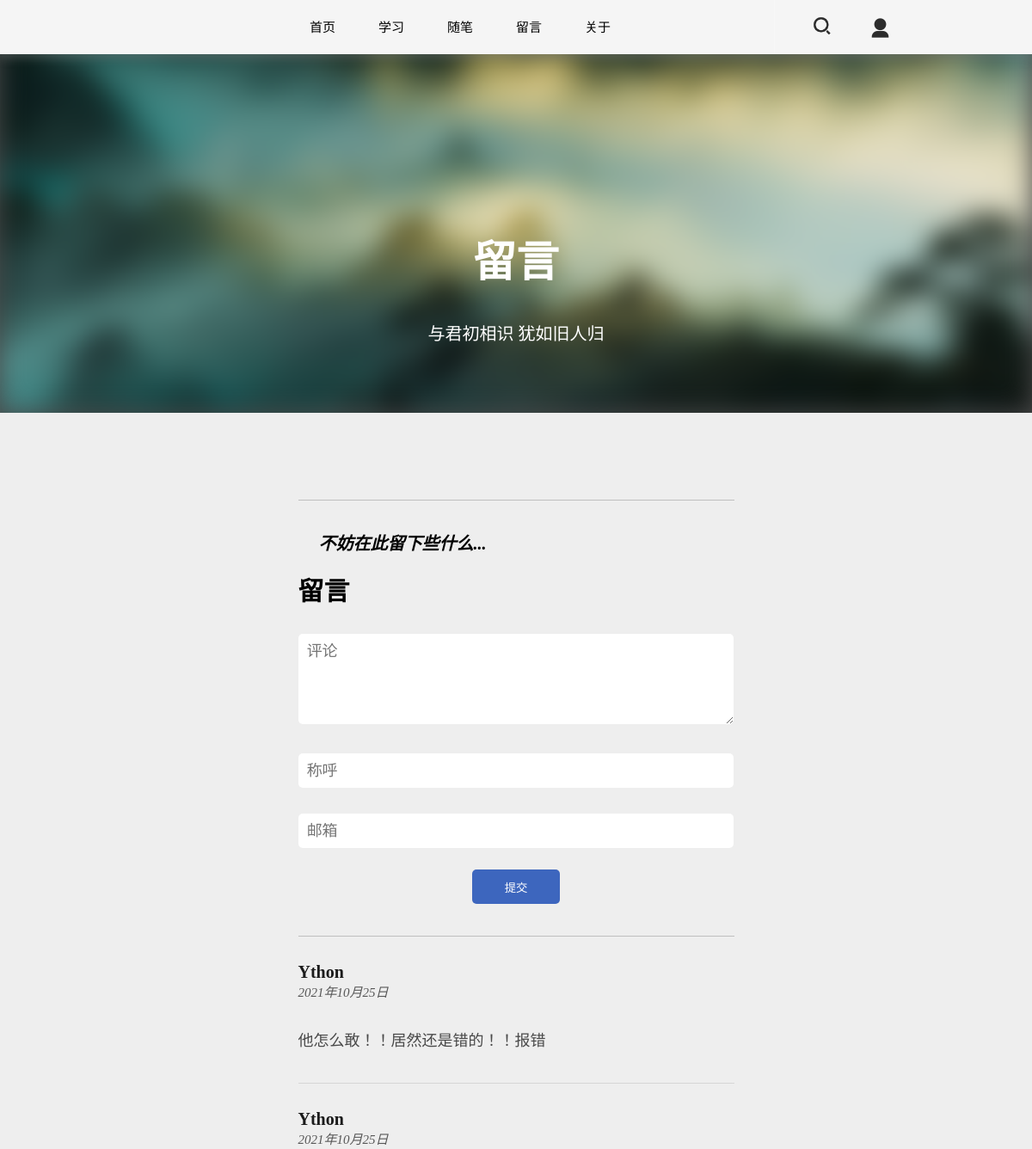
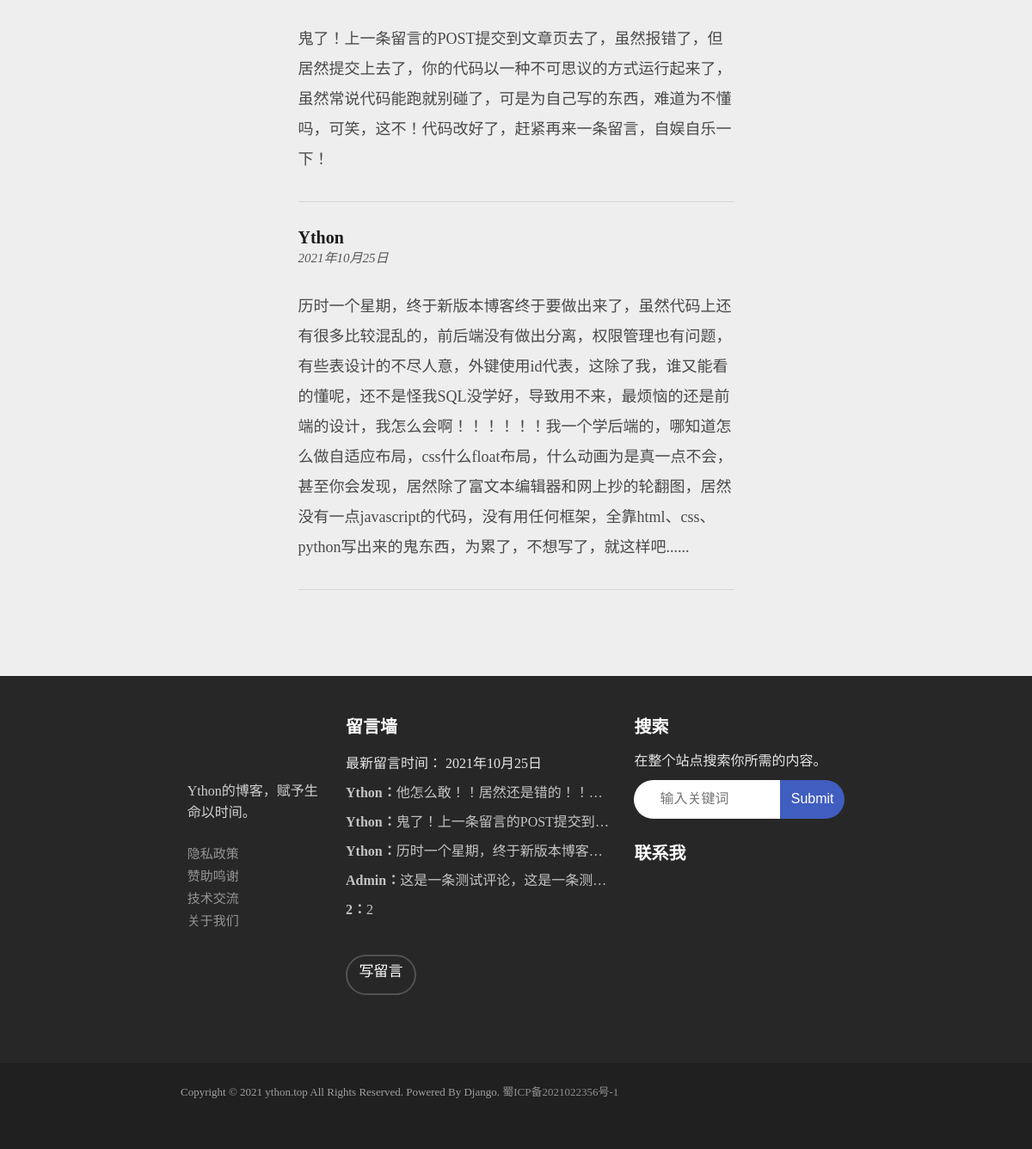
The page /mess/ on the database its author committed (2 pictures, top to bottom).
### blog/models.py (models this page shows)
class Section(models.Model):
    id = models.AutoField(primary_key=True)
    name = models.CharField(max_length=20, verbose_name='name', unique=True)
    TreeSum = models.IntegerField(max_length=200, verbose_name='TreeSum', default=0)
    describe = models.CharField(max_length=50, verbose_name='describe', null=True)
    image = models.ImageField('照片', upload_to='uploadimg/', blank=True, null=True)
    parent = models.IntegerField(max_length=200, verbose_name='parent', default=0)

class Remark(models.Model):
    id = models.AutoField(primary_key=True)
    email = models.CharField(max_length=255, verbose_name='email')
    writer = models.CharField(max_length=255, verbose_name='writer')
    time = models.DateField(verbose_name='time', auto_now=True)
    body = models.CharField(max_length=60000, verbose_name='body')
    parent = models.IntegerField(max_length=200, verbose_name='parent', default=0)

### blog/views.py (the view)
# urls.py: path('mess/', views.mess, name='mess'),
def mess(request):
    if request.method == 'POST':
        name = request.POST['name']
        email = request.POST['email']
        body = request.POST['body']
        id = request.POST['id']
        models.Remark.objects.create(email=email, writer=name, parent=id, body=body)
    dic = {'title2': '留言', 'page': 'navs', 'navs': models.Section.objects.all(),
           'remarks': models.Remark.objects.filter(parent=0), 'mess': models.Remark.objects.all().order_by('-id')[:5],
           'messlast': models.Remark.objects.last()}
    getsetting(dic)
    if request.user.is_authenticated:
        dic['login'] = True
    else:
        dic['login'] = False
    return render(request, 'blog/mess.html', dic)

### blog/views.py (called while the page is built)
def getsetting(dic):
    f = open('static/setting/setting.json', 'r')
    data = f.read()
    data = json.loads(data)
    dic.update(data)
    f.close()

### templates/blog/mess.html (shortened to what this page needs)
{% extends 'article/base.html' %}
{% block content %}
<div class="articlepage">
    <div class="navimage">
        <div style="width: 100%;height: 100%;">
        <img class="navbackimage" src="/static/image/messbackg.jpg" style="width: 100%;height: 100%;z-index: 10;object-fit: cover;"></div>
        <div class="navimages">
            <p class="navimagesfont"><b>留言</b></p>
            <p class="navimagesfont2">与君初相识 犹如旧人归</p>
        </div>
    </div>
    <div class="articlepagebody">
        <div class="articlepagebody2">
            <div class="artclebottom">
                <div class="remark" style="margin-top: 100px;">
                    <form action="/mess/" method="POST">
                    <div class="adminline"></div>
                    <embed src="/static/svg/remark.svg" width="20" height="20" type="image/svg+xml"  style="margin-top:7px;"/>
                    <h class="remarktitle"><i><b>不妨在此留下些什么...</b></i></h><br><br>
                    <h class="remarktitle2"><b>留言</b></h>
                    <textarea type="text" placeholder="评论" class="remarkbox" name="body" style="max-height: 100px;min-height: 100px;padding-top: 5px;" required/></textarea>
                    <input type="text" placeholder="称呼" class="remarkbox" name="name" required/>
                    <input type="email" placeholder="邮箱" class="remarkbox" name="email" required/>
                    <input type="submit" class="adminsubmit2" value="提交">
                    </form>
                    <div class="adminline"></div>
                    <div>
                        {% for remark in remarks reversed %}
                        <p style="font-size: 20px;color: rgb(27, 27, 27);margin-top: 30px;"><b>{{remark.writer}}</b></p>
                        <p style="font-size: 15px;color: rgb(87, 87, 87);"><i>{{remark.time}}</i></p>
                        <p style="font-size: 18px;color: rgb(73, 73, 73);margin-top: 30px;margin-bottom: 30px;line-height: 35px;">{{remark.body}}</p>
                        <div class="adminline2" style="margin: auto;"></div>
                        {% endfor %}
                    </div>
                </div>
            </div>
        </div>
        {% include 'blog/bottom2.html' %}
    </div>
</div>
{% endblock %}

### templates/blog/navheader.html (shortened to what this page needs)
<header>
    <div class="headertwo">
        <div class="logo">
            <embed src="/static/svg/logo.svg" width="50" height="50" type="image/svg+xml"  style="margin-top:7px;"/>
        </div>
        <div class="navs">
                <div class="navbox"><a href="/" class="navfont2">首页</a></div>
                <ul class="nav1">
                    {% for nav in navs %}
                    {% if nav.TreeSum == 0 %}
                    {% if nav.parent == 0 %}
                    <div class="navbox"><a href="/navs/?name={{nav.id}}&page=1" class="navfont2">{{nav.name}}</a></div>
                    {% endif %}
                    {% elif nav.TreeSum > 0 %}
                    <li>
                    <div class="navbox"><a href="#" class="navfont2">{{nav.name}}</a></div>
                    </li>
                    {% endif %}
                    {% endfor %}
                </ul>
                <div class="navbox"><a href="/mess/" class="navfont2">留言</a></div>
                <div class="navbox"><a href="/about/" class="navfont2">关于</a></div>
        </div>
        <div class="search">
            <a href="/search/?name="><img src="/static/image/search1.png" alt="" width="30" height="30" style="margin-top:15px;margin-left: 40px;" ></a>
            {% if login == False %}
            <a href="/accounts/login/"><img src="/static/image/loginico1.png" alt="" width="25" height="25" style="margin-top:20px;margin-left: 40px;"></a>
            {% endif %}
        </div>
    </div>
</header>

### templates/blog/bottom2.html
<div class="bottomNavs2">
    <div class="navsBox">
        <div class="navAbout">
            <embed src="/static/svg/logo.svg" width="50" height="50" type="image/svg+xml"  style="margin-top:7px;" class="logobig"/>
            <p class="navAboutStr">{{SITE_DESC}}</p>
            <a href=""><p class="navAboutButton">隐私政策</p></a>
            <a href=""><p class="navAboutButton">赞助鸣谢</p></a>
            <a href="/mess/"><p class="navAboutButton">技术交流</p></a>
            <a href="/about"><p class="navAboutButton">关于我们</p></a>
        </div>
        <div class="navMess">
            <p style="font-size: 20px;color: rgb(255, 255, 255);"><b>留言墙</b></p>
            <p style="color: #e6e6e6;margin-top: 5%;margin-bottom: 3%;">最新留言时间： {{messlast.time}}</p>
            <div class="mess">
                {% for mes in mess %}
                <p class="messtext"><b>{{mes.writer}}：</b>{{mes.body}}</p>
                {% endfor %}
            </div>
            <a href="/mess/"><div class="wirteMess">写留言</div></a>
        </div>
        <div class="navSearch">
            <p style="font-size: 20px;color: rgb(255, 255, 255);"><b>搜索</b></p>
            <p style="color: #e6e6e6;margin-top: 5%;margin-bottom: 3%;">在整个站点搜索你所需的内容。</p>
            <div class="navSearchBox">
                <input type="text" class="navSearchBoxText" placeholder="输入关键词">
                <input type="submit" class="navSearchBoxSub">
            </div>
            <p style="font-size: 20px;color: rgb(255, 255, 255);"><b>联系我</b></p>
        </div>
    </div>
</div>
<div class="bottomInformation2">
    <div class="bottomInformationbox">
        <p class="nformation">Copyright © 2021 ython.top All Rights Reserved. Powered By Django. <a href="https://beian.miit.gov.cn/" style="color: rgb(143, 143, 143);">{{CN_GOV_RECORD_DATA}}</a></p>
    </div>
</div>

### static/css/home.css (style rules this page uses)
* { margin:0; padding:0; }
html,body { width:100%; height:100%; font-family:"黑体"; }
header { font-family:"黑体"; }
.headertwo { height:63px; width: 100%; display: flex; background-color:rgb(245, 245, 245); box-shadow: 0px 5px 10px #88888859; z-index: 990; position: absolute; }
.logo { margin-left: 20%; width: 10%; height: 100%; }
.navs { width: 45%; height: 100%; display: flex; }
.search { width: 10%; height: 100%; border-left:1px solid rgba(255, 255, 255, 0.20); display: flex; }
.bottomNavs2 { width: 100%; height: 450px; background-color:rgb(39, 39, 39); }
.bottomInformation2 { width: 100%; height: 100px; background-color:rgb(32, 32, 32); }
.navbox { height: auto; font-size: 15px; margin-top: 20px; color: rgb(255, 255, 255); margin-right: 50px; }
li { list-style: none; }
a { text-decoration:none; }
.navsBox { margin-left: auto; margin-right: auto; width: 65%; height: 80%; padding-top: 3%; display: flex; }
.navAbout { width: 23%; height: 80%; padding: 1%; }
.navMess { padding: 1%; width: 40%; height: 80%; margin-left: 1%; }
.navSearch { padding: 1%; width: 35%; height: 80%; margin-left: 1%; }
.navAboutStr { color: rgb(209, 209, 209); line-height: 25px; margin-top: 10%; margin-bottom: 15%; }
.navAboutButton { color: rgb(151, 149, 149); font-size: 15px; margin-top: 5px; }
.mess { width: 100%; height: 70%; }
.wirteMess { width: 25%; height: 40px; font-size: 17px; color: rgb(255, 255, 255); border-radius: 25px; border:2px solid rgba(255, 255, 255, 0.2); text-align: center; padding-top: 1%; }
.navSearchBox { width: 100%; height: 45px; border-radius: 50px; margin-top: 5%; margin-bottom: 10%; display: flex; }
.navSearchBoxText { font-size: 16px; color: rgb(124, 124, 124); padding-left: 30px; width: 65%; height: 45px; background-color: white; border-top-left-radius: 50px; border-bottom-left-radius: 50px; outline-style: none ; border: 0px; }
.navSearchBoxSub { font-size: 16px; color: rgb(255, 255, 255); width: 35%; height: 45px; background-color: rgb(64, 94, 192); border-top-right-radius: 50px; border-bottom-right-radius: 50px; border: 0px; }
.bottomInformationbox { margin-left: auto; margin-right: auto; width: 65%; height: auto; display: flex; }
.nformation { color: rgb(160, 160, 160); font-size: 13px; text-align: center; margin-top: 3%; }
.navimage { width: 100%; height: 60%; box-shadow: 0px 0px 10px 100px rgba(0, 0, 0, 0.712) inset; z-index: 1; }
.navimages { width: 100%; position: absolute; }
.navimagesfont { font-size: 50px; color: rgb(255, 255, 255); text-align: center; margin-top: -18%; -webkit-animation-name: box; -webkit-animation-duration: 2s; -webkit-animation-iteration-count: 1; }
.navimagesfont2 { font-size: 20px; color: rgb(255, 255, 255); text-align: center; margin-top: 3%; -webkit-animation-name: box; -webkit-animation-duration: 2s; -webkit-animation-iteration-count: 1; }
.nav1 { display: flex; }
.navfont2 { color: #000000; }
.navbackimage { filter: blur(15px) }
.articlepage { width: 100%; height: 100%; }
.articlepagebody { position: absolute; width: 100%; background-color: rgb(238, 238, 238); z-index: 990; }
.articlepagebody2 { width: 100%; height: auto; }
.artclebottom { margin: auto; width: 65%; height: auto; margin-bottom: 100px; }
.remark { margin: auto; width: 65%; height: auto; }
.remarktitle { font-size: 20px; }
.remarktitle2 { font-size: 30px; }
.remarkbox { min-width: 98%; max-width: 98%; border: 0px; border:none; border-radius: 5px; margin-top: 30px; font-size: 18px; height: 40px; padding-left: 2%; }
.messtext { white-space:nowrap; text-overflow:ellipsis; overflow:hidden; color: rgb(196, 196, 196); margin-top: 10px; }

### static/css/admin.css (style rules this page uses)
* { margin:0;padding:0 }
.adminline { width: 100%; height: 1px; border-bottom:1px solid rgba(0, 0, 0, 0.2); margin-top: 10px; margin-bottom: 30px; }
.adminline2 { width: 100%; height: 1px; border-bottom:1px solid rgba(0, 0, 0, 0.103); margin-top: 10px; margin-bottom: 30px; }
.adminsubmit2 { width: 20%; height: 40px; margin-left: 40%; margin-top: 5%; background-color: rgb(61, 102, 190); border: 0px; border-radius: 5px; margin-bottom: 5%; color: #ffffff; }

### rows shown on the page
Section: name "学习"
Section: name "随笔"
Remark: writer "Ython", time "2021年10月25日", body "他怎么敢！！居然还是错的！！报错", body "他怎么敢！！居然还是错的！！…"
Remark: writer "Ython", time "2021年10月25日", body "鬼了！上一条留言的POST提交到文章页去了，虽然报错了，但居然提交上去了，你的代码以一种不可思议的方式运行起来了，虽然常说代码能跑就别碰了，可是为自己写的东西，难道为不懂吗，可笑，这不！代码改好了，赶紧再来一条留言，自娱自乐一下！", body "鬼了！上一条留言的POST提交到…"
Remark: writer "Ython", time "2021年10月25日", body "历时一个星期，终于新版本博客终于要做出来了，虽然代码上还有很多比较混乱的，前后端没有做出分离，权限管理也有问题，有些表设计的不尽人意，外键使用id代表，这除了我，谁又能看的懂呢，还不是怪我SQL没学好，导致用不来，最烦恼的还是前端的设计，我怎么会啊！！！！！！我一个学后端的，哪知道怎么做自适应布局，css什么float布局，什么动画为是真一点不会，甚至你会发现，居然除了富文本编辑器和网上抄的轮翻图，居然没有一点javascript的代码，没有用任何框架，全靠html、css、python写出来的鬼东西，为累了，不想写了，就这样吧......", body "历时一个星期，终于新版本博客…"
Remark: writer "Admin", body "这是一条测试评论，这是一条测…"
Remark: writer "2", body "2"

### other values the page prints
{{ SITE_DESC }} "Ython的博客，赋予生命以时间。"
{{ CN_GOV_RECORD_DATA }} "蜀ICP备2021022356号-1"
